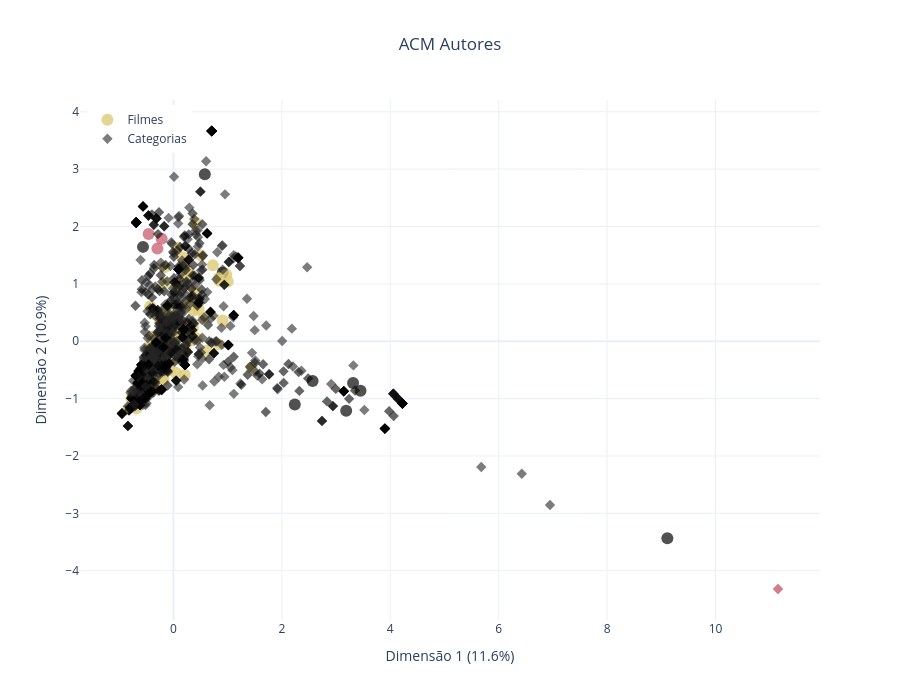
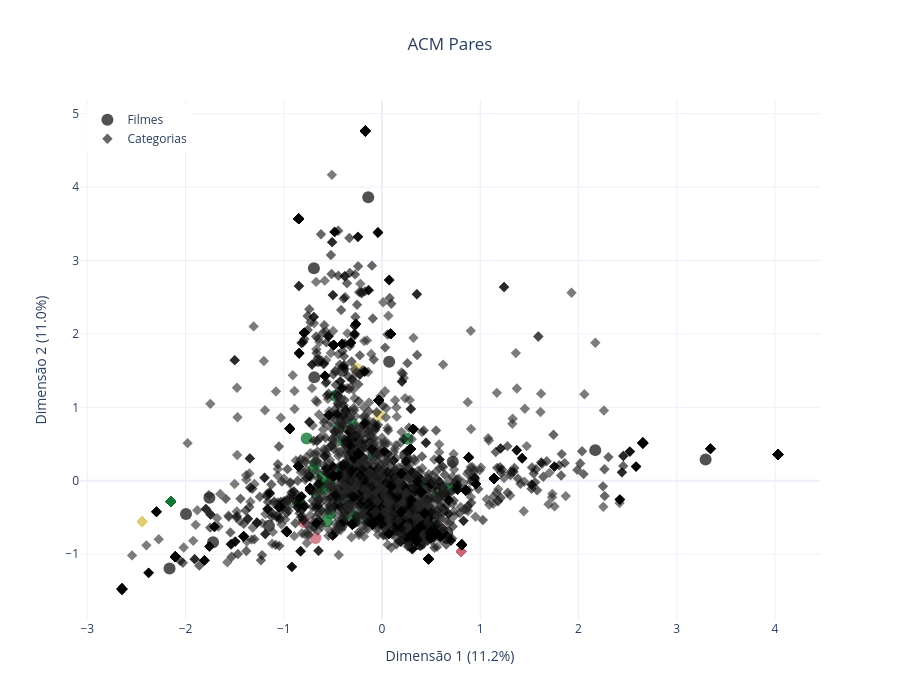
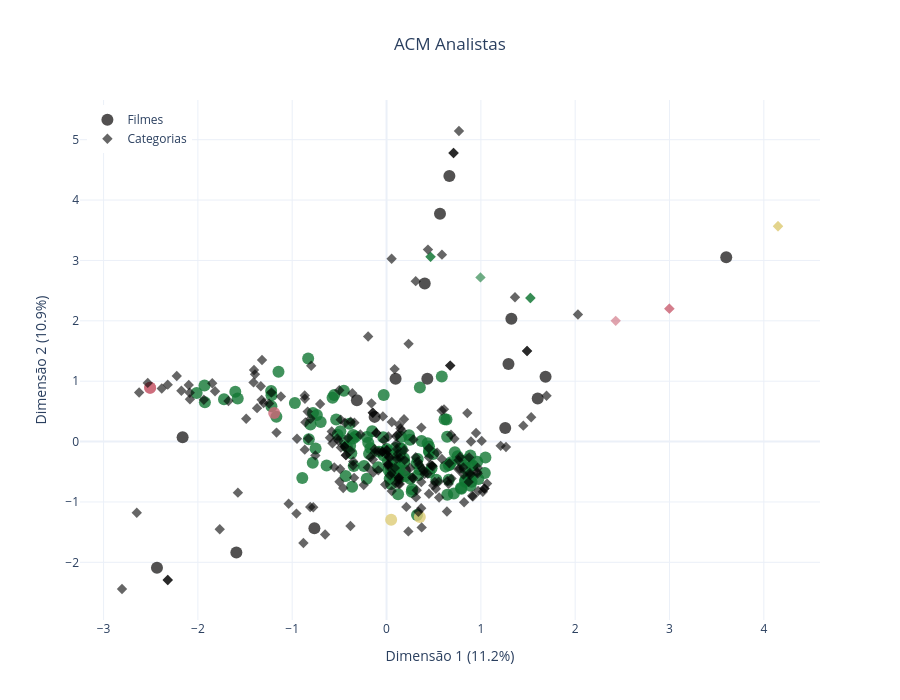
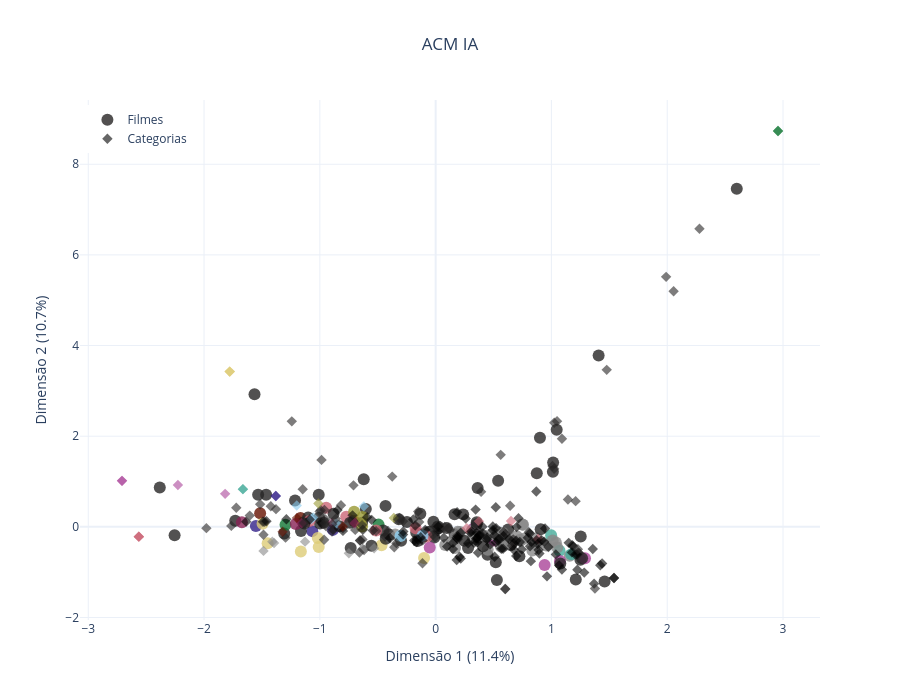

Write notebook code for charts like these, in order.
### Code cell
for dimension, _df in dfs.items():
    df = _df.copy()
    #df = df.xs('Tema 0', level=-1, axis = 1)
    df.columns = df.columns.map(lambda tup: "_".join(map(str, tup)))

    for col in df.columns:
        df[col] = df[col].astype('category')

    df.index = df.index.astype(int)

    get_mca(df, dimension, df_titles, 'test')

### Figure 1 — Plotly figure (JSON) as saved in the notebook; plotly's stock layout.template omitted (floating-point values rounded to 4 significant figures; data arrays with more than 128 entries replaced by an {"elided": "..."} marker saying what was removed)
{"data": [{"hoverinfo": "text+x+y", "hovertext": {"elided": "148 str values"}, "marker": {"color": {"elided": "148 str values"}, "opacity": 0.8, "size": 12, "symbol": "circle"}, "mode": "markers", "name": "Filmes", "type": "scatter", "x": {"elided": "148 float values"}, "y": {"elided": "148 float values"}}, {"hoverinfo": "text+x+y", "hovertext": {"elided": "943 str values"}, "marker": {"color": {"elided": "943 str values"}, "opacity": 0.6, "size": 8, "symbol": "diamond"}, "mode": "markers", "name": "Categorias", "text": {"elided": "943 str values"}, "textposition": "top center", "type": "scatter", "x": {"elided": "943 float values"}, "y": {"elided": "943 float values"}}], "layout": {"height": 700, "legend": {"x": 0.01, "y": 0.99}, "title": {"text": "ACM Autores", "x": 0.5}, "width": 900, "xaxis": {"title": {"text": "Dimensão 1 (11.6%)"}}, "yaxis": {"title": {"text": "Dimensão 2 (10.9%)"}}}}

### Figure 2 — Plotly figure (JSON) as saved in the notebook; plotly's stock layout.template omitted (floating-point values rounded to 4 significant figures; data arrays with more than 128 entries replaced by an {"elided": "..."} marker saying what was removed)
{"data": [{"hoverinfo": "text+x+y", "hovertext": {"elided": "148 str values"}, "marker": {"color": {"elided": "148 str values"}, "opacity": 0.8, "size": 12, "symbol": "circle"}, "mode": "markers", "name": "Filmes", "type": "scatter", "x": {"elided": "148 float values"}, "y": {"elided": "148 float values"}}, {"hoverinfo": "text+x+y", "hovertext": {"elided": "3615 str values"}, "marker": {"color": {"elided": "3615 str values"}, "opacity": 0.6, "size": 8, "symbol": "diamond"}, "mode": "markers", "name": "Categorias", "text": {"elided": "3615 str values"}, "textposition": "top center", "type": "scatter", "x": {"elided": "3615 float values"}, "y": {"elided": "3615 float values"}}], "layout": {"height": 700, "legend": {"x": 0.01, "y": 0.99}, "title": {"text": "ACM Pares", "x": 0.5}, "width": 900, "xaxis": {"title": {"text": "Dimensão 1 (11.2%)"}}, "yaxis": {"title": {"text": "Dimensão 2 (11.0%)"}}}}

### Figure 3 — Plotly figure (JSON) as saved in the notebook; plotly's stock layout.template omitted (floating-point values rounded to 4 significant figures; data arrays with more than 128 entries replaced by an {"elided": "..."} marker saying what was removed)
{"data": [{"hoverinfo": "text+x+y", "hovertext": {"elided": "150 str values"}, "marker": {"color": {"elided": "150 str values"}, "opacity": 0.8, "size": 12, "symbol": "circle"}, "mode": "markers", "name": "Filmes", "type": "scatter", "x": {"elided": "150 float values"}, "y": {"elided": "150 float values"}}, {"hoverinfo": "text+x+y", "hovertext": {"elided": "226 str values"}, "marker": {"color": {"elided": "226 str values"}, "opacity": 0.6, "size": 8, "symbol": "diamond"}, "mode": "markers", "name": "Categorias", "text": {"elided": "226 str values"}, "textposition": "top center", "type": "scatter", "x": {"elided": "226 float values"}, "y": {"elided": "226 float values"}}], "layout": {"height": 700, "legend": {"x": 0.01, "y": 0.99}, "title": {"text": "ACM Analistas", "x": 0.5}, "width": 900, "xaxis": {"title": {"text": "Dimensão 1 (11.2%)"}}, "yaxis": {"title": {"text": "Dimensão 2 (10.9%)"}}}}

### Figure 4 — Plotly figure (JSON) as saved in the notebook; plotly's stock layout.template omitted (floating-point values rounded to 4 significant figures; data arrays with more than 128 entries replaced by an {"elided": "..."} marker saying what was removed)
{"data": [{"hoverinfo": "text+x+y", "hovertext": {"elided": "150 str values"}, "marker": {"color": {"elided": "150 str values"}, "opacity": 0.8, "size": 12, "symbol": "circle"}, "mode": "markers", "name": "Filmes", "type": "scatter", "x": {"elided": "150 float values"}, "y": {"elided": "150 float values"}}, {"hoverinfo": "text+x+y", "hovertext": {"elided": "232 str values"}, "marker": {"color": {"elided": "232 str values"}, "opacity": 0.6, "size": 8, "symbol": "diamond"}, "mode": "markers", "name": "Categorias", "text": {"elided": "232 str values"}, "textposition": "top center", "type": "scatter", "x": {"elided": "232 float values"}, "y": {"elided": "232 float values"}}], "layout": {"height": 700, "legend": {"x": 0.01, "y": 0.99}, "title": {"text": "ACM IA", "x": 0.5}, "width": 900, "xaxis": {"title": {"text": "Dimensão 1 (11.4%)"}}, "yaxis": {"title": {"text": "Dimensão 2 (10.7%)"}}}}
